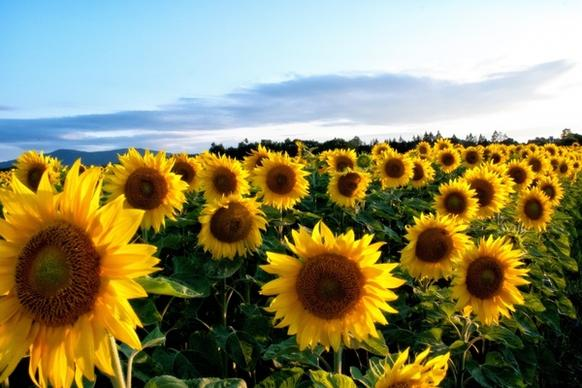
#> input picture CV EXP/test.jpg, 582 x 388 px
$ python CV6.py
#> lines starting #> are read from the running program, lines starting #| are printed output that depends on the picture
import cv2
import numpy as np

# ---------- Unicode-safe image loading ----------
image_path = r"C:\Users\Jerry David\OneDrive\문서\CV EXP\test.jpg"

with open(image_path, "rb") as f:
    data = np.frombuffer(f.read(), np.uint8)

img = cv2.imdecode(data, cv2.IMREAD_COLOR)
#> img is the input picture: shape (388, 582, 3); mean B, G, R 100.6, 137.8, 141.3

# Safety check
if img is None:
    print("Error: Image not loaded")
    exit()

# Get image dimensions
(h, w) = img.shape[:2]
#> h = 388; w = 582

# ---------- Translation values ----------
tx = 100   # move right by 100 pixels
ty = 50    # move down by 50 pixels

# Translation matrix
translation_matrix = np.float32([
    [1, 0, tx],
    [0, 1, ty]
])

# Apply translation
moved = cv2.warpAffine(img, translation_matrix, (w, h))
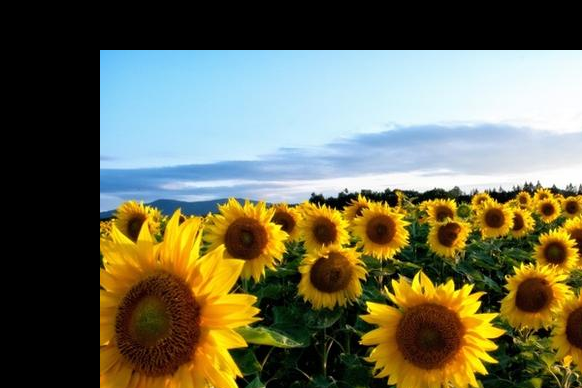
#> moved: shape (388, 582, 3); mean B, G, R 81.8, 105.6, 106.4

# ---------- Display Results ----------
cv2.imshow("Original Image", img)
cv2.imshow("Moved Image", moved)

cv2.waitKey(0)
cv2.destroyAllWindows()
